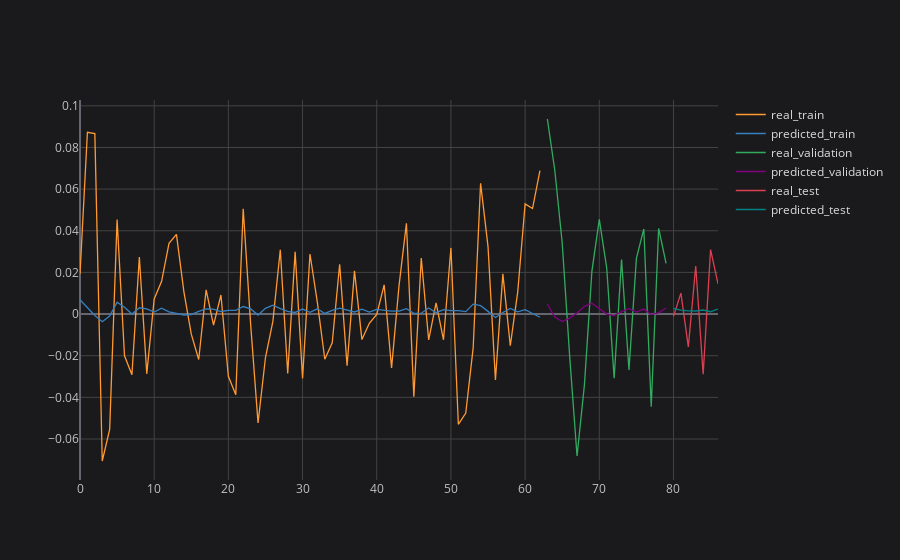

This figure's notebook cell:
### Code cell
# plotting partial result
plot_ticker = 'PETR4'
plot_feature = 'Adj Close'
plot_imf = 'IMF1'

concatenated_results[plot_ticker][plot_feature][plot_imf].iplot(title=f'{plot_ticker} {plot_feature} {plot_imf}', asFigure=True, layout=space)

### Figure 1 — Plotly figure (JSON) as saved in the notebook; plotly's stock layout.template omitted (floating-point values rounded to 4 significant figures)
{"data": [{"line": {"color": "rgba(255, 153, 51, 1.0)", "dash": "solid", "shape": "linear", "width": 1.3}, "mode": "lines", "name": "real_train", "text": "", "type": "scatter", "x": [0, 1, 2, 3, 4, 5, 6, 7, 8, 9, 10, 11, 12, 13, 14, 15, 16, 17, 18, 19, 20, 21, 22, 23, 24, 25, 26, 27, 28, 29, 30, 31, 32, 33, 34, 35, 36, 37, 38, 39, 40, 41, 42, 43, 44, 45, 46, 47, 48, 49, 50, 51, 52, 53, 54, 55, 56, 57, 58, 59, 60, 61, 62, 63, 64, 65, 66, 67, 68, 69, 70, 71, 72, 73, 74, 75, 76, 77, 78, 79, 80, 81, 82, 83, 84, 85, 86], "y": [0.01921, 0.08728, 0.08665, -0.07056, -0.05538, 0.04534, -0.02005, -0.02914, 0.02733, -0.0287, 0.007274, 0.01572, 0.03394, 0.03824, 0.01081, -0.009654, -0.02182, 0.01162, -0.005288, 0.009157, -0.02988, -0.03871, 0.05055, -0.00482, -0.05227, -0.02088, -0.003542, 0.03091, -0.02855, 0.02985, -0.03089, 0.02884, 0.005491, -0.0217, -0.01376, 0.02391, -0.02482, 0.02073, -0.01226, -0.004456, -0.0001314, 0.01399, -0.02593, 0.01351, 0.04362, -0.03965, 0.02688, -0.01245, 0.005379, -0.01235, 0.03176, -0.05293, -0.04752, -0.01615, 0.06284, 0.03242, -0.03163, 0.01931, -0.01522, 0.01051, 0.05287, 0.05068, 0.06883, "", "", "", "", "", "", "", "", "", "", "", "", "", "", "", "", "", "", "", "", "", "", "", ""]}, {"line": {"color": "rgba(55, 128, 191, 1.0)", "dash": "solid", "shape": "linear", "width": 1.3}, "mode": "lines", "name": "predicted_train", "text": "", "type": "scatter", "x": [0, 1, 2, 3, 4, 5, 6, 7, 8, 9, 10, 11, 12, 13, 14, 15, 16, 17, 18, 19, 20, 21, 22, 23, 24, 25, 26, 27, 28, 29, 30, 31, 32, 33, 34, 35, 36, 37, 38, 39, 40, 41, 42, 43, 44, 45, 46, 47, 48, 49, 50, 51, 52, 53, 54, 55, 56, 57, 58, 59, 60, 61, 62, 63, 64, 65, 66, 67, 68, 69, 70, 71, 72, 73, 74, 75, 76, 77, 78, 79, 80, 81, 82, 83, 84, 85, 86], "y": [0.006894, 0.003249, -0.0006796, -0.003646, -0.0009662, 0.005701, 0.003313, -7.8e-06, 0.003025, 0.002464, 0.000931, 0.002786, 0.001058, 0.0003778, -0.0004955, -0.0002196, 0.001334, 0.002442, 0.002409, 0.001224, 0.001723, 0.001751, 0.003622, 0.00249, -0.0004951, 0.002748, 0.004305, 0.002626, 0.001276, 0.0007708, 0.002395, 0.0008573, 0.002515, 0.0002838, 0.001773, 0.002836, 0.001845, 0.001015, 0.002386, 0.0009421, 0.002262, 0.001844, 0.001414, 0.001471, 0.002558, 0.0003103, 0.0004001, 0.002935, 0.0006744, 0.002103, 0.001619, 0.001649, 0.001148, 0.004788, 0.004015, 0.001288, -0.001664, 0.0007565, 0.00271, 0.001055, 0.002137, 0.0002856, -0.001536, "", "", "", "", "", "", "", "", "", "", "", "", "", "", "", "", "", "", "", "", "", "", "", ""]}, {"line": {"color": "rgba(50, 171, 96, 1.0)", "dash": "solid", "shape": "linear", "width": 1.3}, "mode": "lines", "name": "real_validation", "text": "", "type": "scatter", "x": [0, 1, 2, 3, 4, 5, 6, 7, 8, 9, 10, 11, 12, 13, 14, 15, 16, 17, 18, 19, 20, 21, 22, 23, 24, 25, 26, 27, 28, 29, 30, 31, 32, 33, 34, 35, 36, 37, 38, 39, 40, 41, 42, 43, 44, 45, 46, 47, 48, 49, 50, 51, 52, 53, 54, 55, 56, 57, 58, 59, 60, 61, 62, 63, 64, 65, 66, 67, 68, 69, 70, 71, 72, 73, 74, 75, 76, 77, 78, 79, 80, 81, 82, 83, 84, 85, 86], "y": ["", "", "", "", "", "", "", "", "", "", "", "", "", "", "", "", "", "", "", "", "", "", "", "", "", "", "", "", "", "", "", "", "", "", "", "", "", "", "", "", "", "", "", "", "", "", "", "", "", "", "", "", "", "", "", "", "", "", "", "", "", "", "", 0.09367, 0.06907, 0.03412, -0.01997, -0.06814, -0.03375, 0.02049, 0.04546, 0.02214, -0.0308, 0.02613, -0.0269, 0.02673, 0.04089, -0.04455, 0.04111, 0.02429, "", "", "", "", "", "", ""]}, {"line": {"color": "rgba(128, 0, 128, 1.0)", "dash": "solid", "shape": "linear", "width": 1.3}, "mode": "lines", "name": "predicted_validation", "text": "", "type": "scatter", "x": [0, 1, 2, 3, 4, 5, 6, 7, 8, 9, 10, 11, 12, 13, 14, 15, 16, 17, 18, 19, 20, 21, 22, 23, 24, 25, 26, 27, 28, 29, 30, 31, 32, 33, 34, 35, 36, 37, 38, 39, 40, 41, 42, 43, 44, 45, 46, 47, 48, 49, 50, 51, 52, 53, 54, 55, 56, 57, 58, 59, 60, 61, 62, 63, 64, 65, 66, 67, 68, 69, 70, 71, 72, 73, 74, 75, 76, 77, 78, 79, 80, 81, 82, 83, 84, 85, 86], "y": ["", "", "", "", "", "", "", "", "", "", "", "", "", "", "", "", "", "", "", "", "", "", "", "", "", "", "", "", "", "", "", "", "", "", "", "", "", "", "", "", "", "", "", "", "", "", "", "", "", "", "", "", "", "", "", "", "", "", "", "", "", "", "", 0.004821, -0.001444, -0.003629, -0.001966, 0.0004839, 0.003686, 0.005224, 0.002783, -2.759e-05, -0.0007286, 0.001195, 0.002557, 0.0009529, 0.002376, -0.0002238, 0.0006034, 0.002908, "", "", "", "", "", "", ""]}, {"line": {"color": "rgba(219, 64, 82, 1.0)", "dash": "solid", "shape": "linear", "width": 1.3}, "mode": "lines", "name": "real_test", "text": "", "type": "scatter", "x": [0, 1, 2, 3, 4, 5, 6, 7, 8, 9, 10, 11, 12, 13, 14, 15, 16, 17, 18, 19, 20, 21, 22, 23, 24, 25, 26, 27, 28, 29, 30, 31, 32, 33, 34, 35, 36, 37, 38, 39, 40, 41, 42, 43, 44, 45, 46, 47, 48, 49, 50, 51, 52, 53, 54, 55, 56, 57, 58, 59, 60, 61, 62, 63, 64, 65, 66, 67, 68, 69, 70, 71, 72, 73, 74, 75, 76, 77, 78, 79, 80, 81, 82, 83, 84, 85, 86], "y": ["", "", "", "", "", "", "", "", "", "", "", "", "", "", "", "", "", "", "", "", "", "", "", "", "", "", "", "", "", "", "", "", "", "", "", "", "", "", "", "", "", "", "", "", "", "", "", "", "", "", "", "", "", "", "", "", "", "", "", "", "", "", "", "", "", "", "", "", "", "", "", "", "", "", "", "", "", "", "", "", -0.001109, 0.01007, -0.01575, 0.02307, -0.02887, 0.03094, 0.01452]}, {"line": {"color": "rgba(0, 128, 128, 1.0)", "dash": "solid", "shape": "linear", "width": 1.3}, "mode": "lines", "name": "predicted_test", "text": "", "type": "scatter", "x": [0, 1, 2, 3, 4, 5, 6, 7, 8, 9, 10, 11, 12, 13, 14, 15, 16, 17, 18, 19, 20, 21, 22, 23, 24, 25, 26, 27, 28, 29, 30, 31, 32, 33, 34, 35, 36, 37, 38, 39, 40, 41, 42, 43, 44, 45, 46, 47, 48, 49, 50, 51, 52, 53, 54, 55, 56, 57, 58, 59, 60, 61, 62, 63, 64, 65, 66, 67, 68, 69, 70, 71, 72, 73, 74, 75, 76, 77, 78, 79, 80, 81, 82, 83, 84, 85, 86], "y": ["", "", "", "", "", "", "", "", "", "", "", "", "", "", "", "", "", "", "", "", "", "", "", "", "", "", "", "", "", "", "", "", "", "", "", "", "", "", "", "", "", "", "", "", "", "", "", "", "", "", "", "", "", "", "", "", "", "", "", "", "", "", "", "", "", "", "", "", "", "", "", "", "", "", "", "", "", "", "", "", 0.002664, 0.0019, 0.001523, 0.00147, 0.001947, 0.001121, 0.002391]}], "layout": {"legend": {"bgcolor": "#1A1A1C", "font": {"color": "#D9D9D9", "size": 12}}, "paper_bgcolor": "#1A1A1C", "plot_bgcolor": "#1A1A1C", "title": {"font": {"color": "#D9D9D9"}, "x": 0.5}, "xaxis": {"gridcolor": "#434343", "showgrid": true, "tickfont": {"color": "#C2C2C2", "size": 12}, "title": {"font": {"color": "#D9D9D9"}}, "zerolinecolor": "#666570"}, "yaxis": {"gridcolor": "#434343", "showgrid": true, "tickfont": {"color": "#C2C2C2", "size": 12}, "title": {"font": {"color": "#D9D9D9"}}, "zerolinecolor": "#666570"}}}
